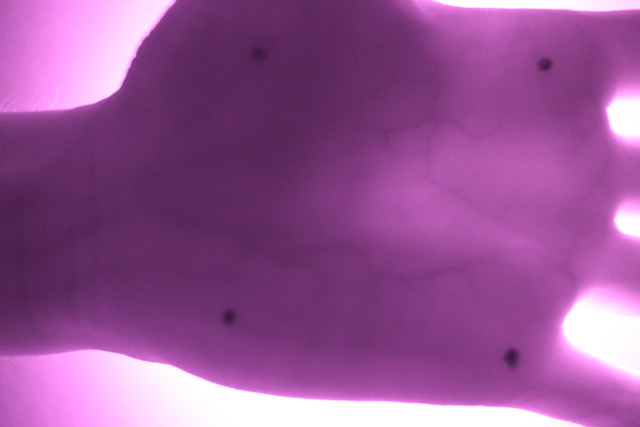
%> input picture Matlab work/dist/squareIR5.jpeg, 640 x 427 px
$ octave --eval "result = searchCorner(imread('squareIR5.jpeg'));"   (GNU Octave 9; MATLAB toolbox functions it lacks are replaced by stand-ins)
%> lines starting %> are read from the running program, lines starting %| are printed output that depends on the picture; in (x1, y1, x2, y2) boxes, pixels count from 0 and x2, y2 are one past the last pixel; in counts of white or black regions, pixels touching at a corner belong together; the program's own positions count from 1
function [C1,C2,C3,C4] = searchCorner(img)
% This function allows to find the points on a hand

% Grayscale
gray_img = rgb2gray(img);
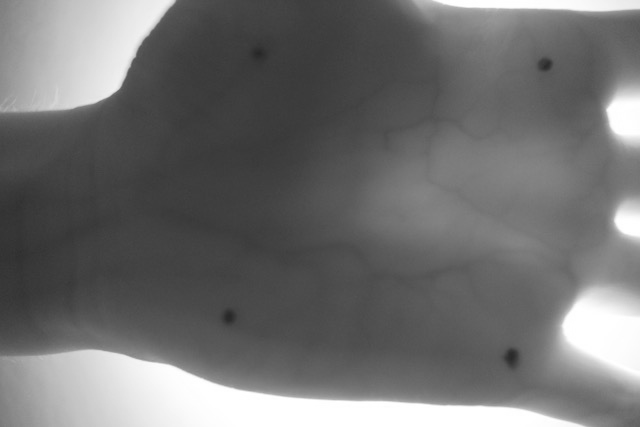
%> gray_img: size 427x640 uint8; min 38, max 255, mean 112.1

% Binarisation
bw_img= im2bw(gray_img,0.2);
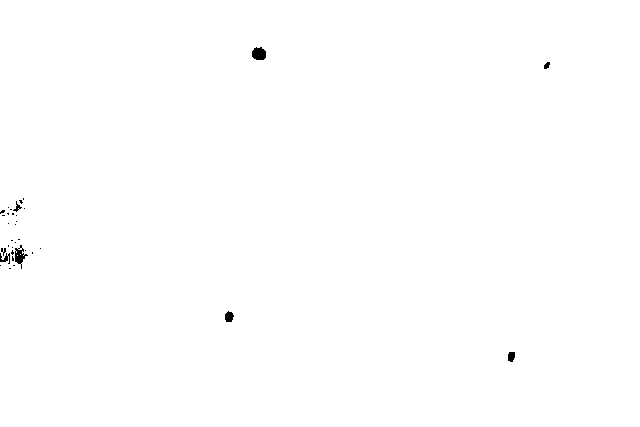
%> bw_img: size 427x640 logical; 99.8% white; 34 black regions (26 under 20 px), largest, box (x1, y1, x2, y2) and area: (252, 47, 266, 60) 149, (15, 245, 28, 269) 133, (225, 311, 234, 322) 75

% Representation in the form of squares
[B,L] = bwboundaries(bw_img,'noholes');
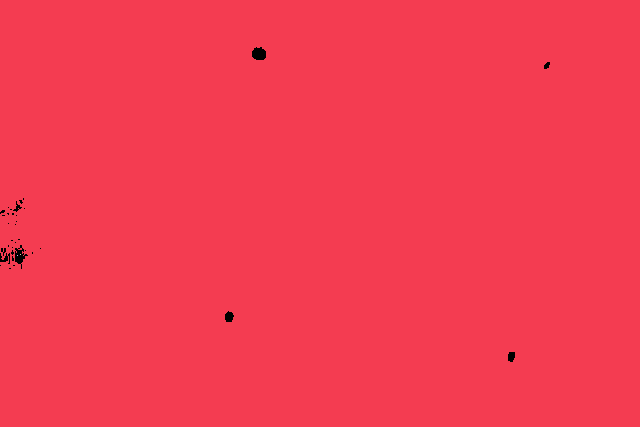
%> L: size 427x640 double; 4 distinct labels, from 0 to 3; one colour per label, 0 black
%> B = 3 boundaries; box (x1, y1, x2, y2) and points: (0, 0, 640, 427) 2160, (17, 255, 18, 256) 2, (20, 254, 21, 255) 2
se1=strel('square',20);
L_erode=imerode(L,se1,'same');
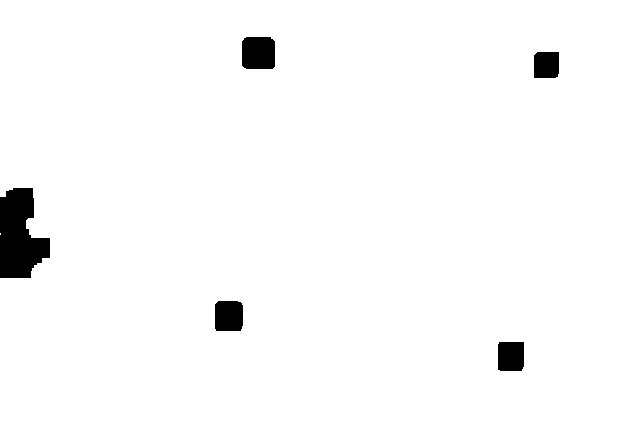
%> L_erode: size 427x640 double; values 0 (black) and 1 (white), 97.7% white; 5 black regions

% Calculation of the size of the regions
stats =[regionprops(L_erode); regionprops(not(L_erode))];
%> stats = 6 regions; box (x1, y1, x2, y2), Area and Centroid: (0, 0, 640, 427) 266864 [323.5 214], (0, 188, 50, 278) 3192 [19.9 236.4], (242, 37, 275, 69) 1026 [259 53.6], (215, 301, 243, 331) 816 [229.4 316.6], (498, 342, 524, 371) 744 [511.5 356.9], (534, 52, 559, 78) 638 [547 65.5]
A=[stats.Area];
%> A = [266864 3192 816 1026 744 638]

% Search for similar points and tabulation of regions of similar size
[k,n] = size(A);
%> k = 1; n = 6
i = n;
%> i = 6
L = zeros(n);
while i>0
    j = n;
    while j>0
        if A(i)>(A(j)-700) && A(i)<(A(j)+700)
            L(i,j)=A(j);
        end
        j = j-1;
    end
    i = i-1;
end
%> this loop made 6 passes
%> i on passes 1 to 6: 5, 4, 3, 2, 1, 0
%> after the loop, L = [266864 0 0 0 0 0; 0 3192 0 0 0 0; 0 0 816 1026 744 638; 0 0 816 1026 744 638; 0 0 816 1026 744 638; 0 0 816 1026 744 638]

% Search in the rows table with 4 similar values
i = n;
%> i = 6
cb = 0;
found = false;
while i>1 && found == false
    cb = size(find(L(i,:)~=0));
    if cb(2) == 4
        found = true;
    end
    i = i-1;
end
%> this loop made 1 pass
%> (cb, found, i) on pass 1: ([1 4], true, 5)
l = i+1;
%> l = 6

% Search positions of these 4 regions
m = find(L(l,:)~=0);
%> m = [3 4 5 6]
C1 = double(stats(find(A==L(l,m(1)))).Centroid);
%> C1 = [229.4 316.6]
C2 = double(stats(find(A==L(l,m(2)))).Centroid);
%> C2 = [259 53.64]
C3 = double(stats(find(A==L(l,m(3)))).Centroid);
%> C3 = [511.5 356.9]
C4 = double(stats(find(A==L(l,m(4)))).Centroid);
%> C4 = [547 65.5]
%> `result = searchCorner(imread('squareIR5.jpeg'));`: result = [229.4 316.6]
end
